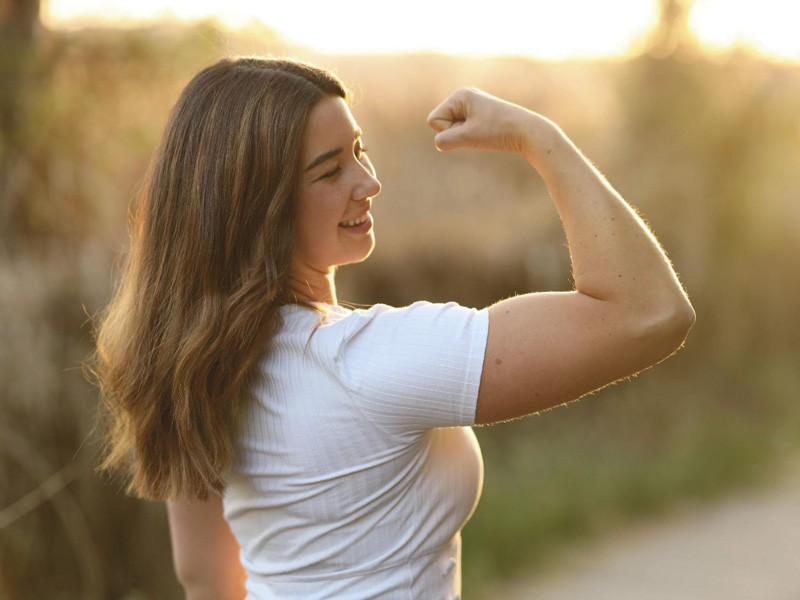
#> input picture 4_SVA/Mujer_SVA_02.jpg, 800 x 600 px
$ python Actividad_01.py
#> lines starting #> are read from the running program, lines starting #| are printed output that depends on the picture
"""
Actividad 01 - Operaciones con pixeles usando OpenCV.

El programa carga dos imagenes, valida que tengan las mismas dimensiones y
realiza suma, resta, AND y OR pixel a pixel. Cada resultado se guarda en la
carpeta Salidas_act01.
"""

from pathlib import Path

import cv2


# Rutas de entrada y salida.
CARPETA_TRABAJO = Path(__file__).resolve().parent
RUTA_MUJER = CARPETA_TRABAJO / "Mujer_SVA_02.jpg"
RUTA_PAISAJE = CARPETA_TRABAJO / "Paisaje_SVA_01.jpg"
CARPETA_SALIDAS = CARPETA_TRABAJO / "Salidas_act01"


def cargar_imagen(ruta: Path):
	imagen = cv2.imread(str(ruta), cv2.IMREAD_COLOR)
#> imagen is the input picture: shape (600, 800, 3); mean B, G, R 106, 134.7, 153.7
	if imagen is None:
		raise FileNotFoundError(f"No se pudo cargar la imagen: {ruta}")
	return imagen


imagen_mujer = cargar_imagen(RUTA_MUJER)
imagen_paisaje = cargar_imagen(RUTA_PAISAJE)
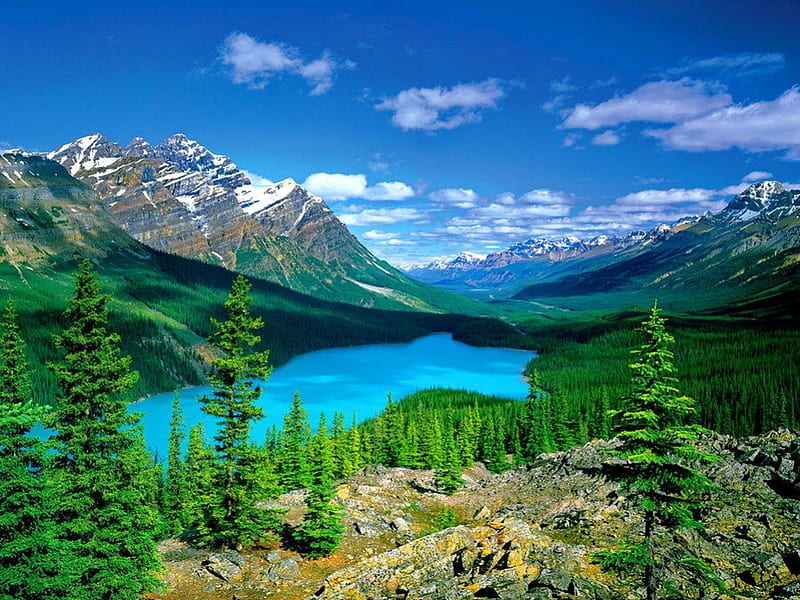
#> input picture 4_SVA/Paisaje_SVA_01.jpg, 800 x 600 px
#> in cargar_imagen, imagen is the input picture: shape (600, 800, 3); mean B, G, R 120.2, 113.6, 54.7

print("=" * 60)
print("VALIDACION DE DIMENSIONES")
print("=" * 60)
print(f"Mujer_SVA_02.jpg:    {imagen_mujer.shape[1]} x {imagen_mujer.shape[0]} px")
#| Mujer_SVA_02.jpg:    800 x 600 px
print(f"Paisaje_SVA_01.jpg:  {imagen_paisaje.shape[1]} x {imagen_paisaje.shape[0]} px")
#| Paisaje_SVA_01.jpg:  800 x 600 px

if imagen_mujer.shape != imagen_paisaje.shape:
	raise ValueError(
		"Las imagenes deben tener las mismas dimensiones y canales "
		"para realizar las operaciones pixel a pixel."
	)

CARPETA_SALIDAS.mkdir(exist_ok=True)


# ============================== SUMA ===============================
resultado_suma = cv2.add(imagen_mujer, imagen_paisaje)
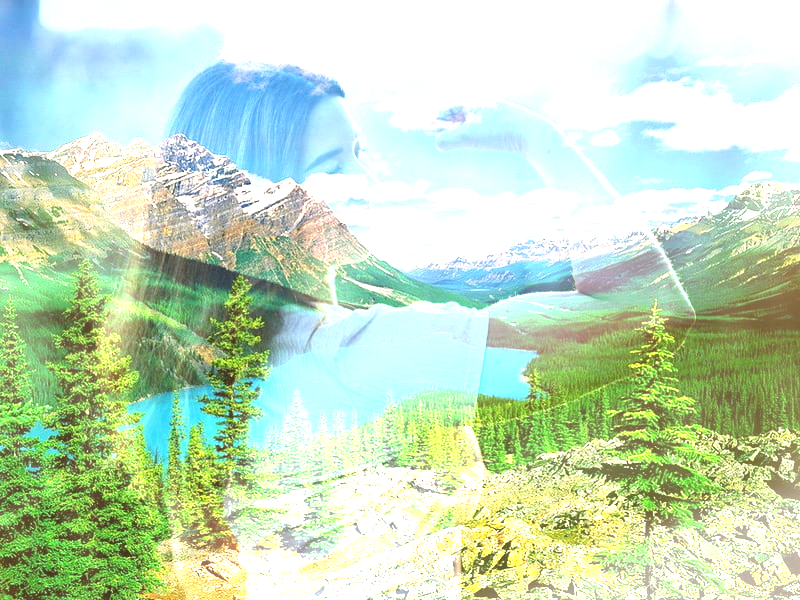
#> resultado_suma: shape (600, 800, 3); mean B, G, R 190.6, 220.6, 195.5
cv2.imwrite(str(CARPETA_SALIDAS / "resultado_suma.jpg"), resultado_suma)
print("Resultado guardado: resultado_suma.jpg")


# ============================== RESTA ==============================
resultado_resta = cv2.subtract(imagen_mujer, imagen_paisaje)
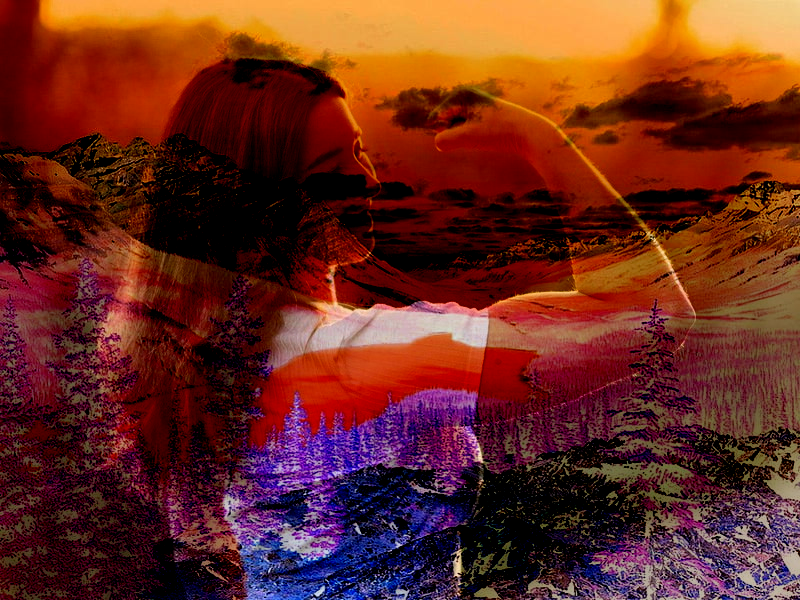
#> resultado_resta: shape (600, 800, 3); mean B, G, R 30.7, 41.9, 104.6
cv2.imwrite(str(CARPETA_SALIDAS / "resultado_resta.jpg"), resultado_resta)
print("Resultado guardado: resultado_resta.jpg")


# ============================== AND ================================
resultado_and = cv2.bitwise_and(imagen_mujer, imagen_paisaje)
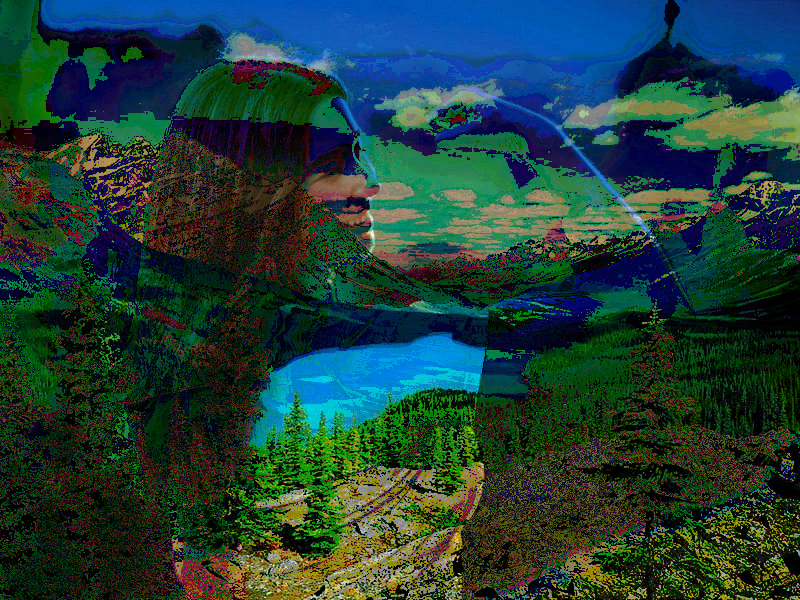
#> resultado_and: shape (600, 800, 3); mean B, G, R 56.7, 62, 31.2
cv2.imwrite(str(CARPETA_SALIDAS / "resultado_and.jpg"), resultado_and)
print("Resultado guardado: resultado_and.jpg")


# ============================== OR =================================
resultado_or = cv2.bitwise_or(imagen_mujer, imagen_paisaje)
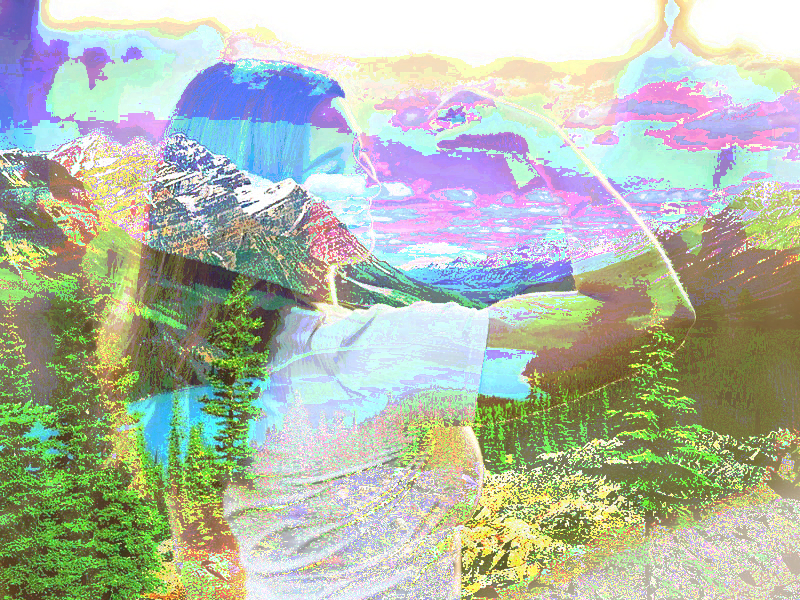
#> resultado_or: shape (600, 800, 3); mean B, G, R 169.6, 186.4, 177.2
cv2.imwrite(str(CARPETA_SALIDAS / "resultado_or.jpg"), resultado_or)
print("Resultado guardado: resultado_or.jpg")

print(f"\nTodas las salidas se guardaron en: {CARPETA_SALIDAS}")
